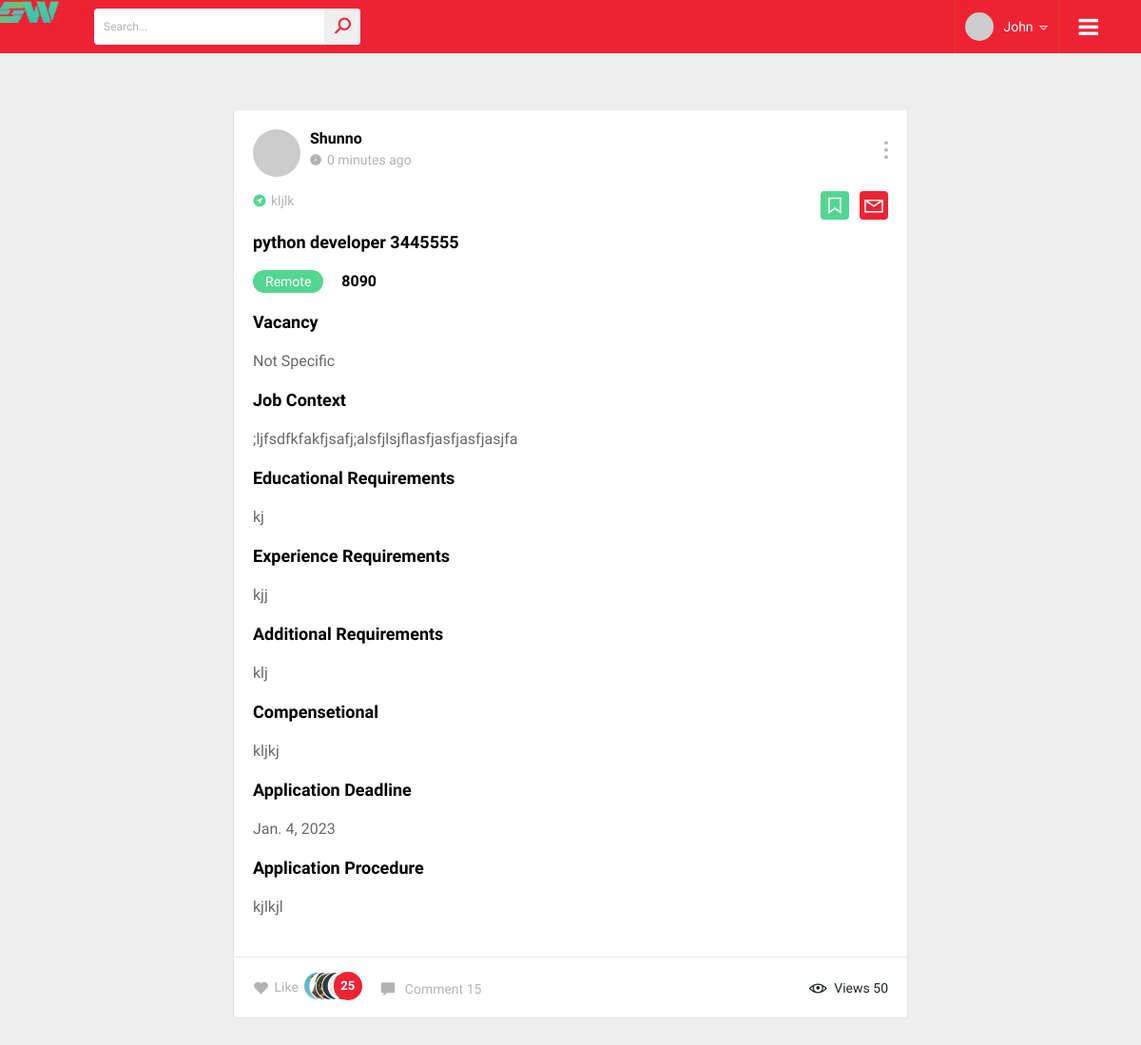
The page /job/python-developer-34444000-rmbw/ on the database as committed earlier.
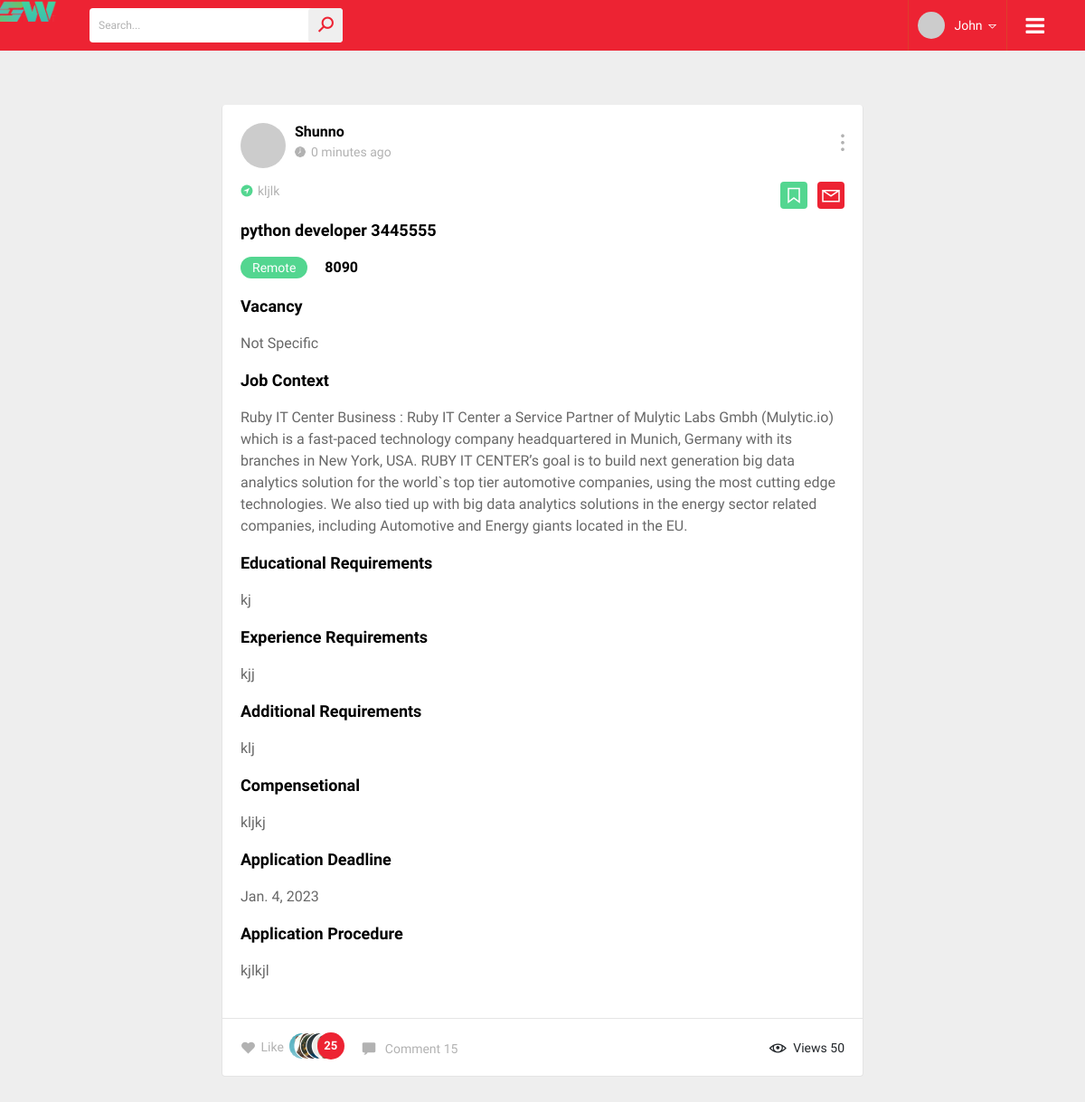
The same page on the database as committed later.
### Job/models.py (models this page shows, shortened)
class Job(models.Model):
    company               = models.ForeignKey(Company, on_delete=models.CASCADE, null=True, blank=True)
    position              = models.CharField(max_length=120)
    vacancy               = models.IntegerField(null=True, blank=True)
    job_context 	      = models.TextField(null=True, blank=True)#richtextfield
    job_responsibility    = models.TextField(null=True, blank=True)#richtextfield
    employment_status     = models.CharField(max_length=1, choices=EMPLOYMENT_STATUS_CHOICES, null=True, blank=True)
    educational_req       = models.TextField(null=True, blank=True)#richtextfield
    experience_req        = models.TextField(null=True, blank=True)#richtextfield
    additional_req        = models.TextField(null=True, blank=True)#richtextfield
    job_location          = models.CharField(max_length=150, null=True, blank=True)
    salaray               = models.IntegerField(null=True, blank=True)
    compensation          = models.TextField(null=True, blank=True)
    application_deadline  = models.DateField(auto_now=False, auto_now_add=False, null=True, blank=True)
    application_procedure = models.TextField(null=True, blank=True)
    publish_on     	 	  = models.DateTimeField(auto_now=True, auto_now_add=False)
    draft                 = models.BooleanField(default=False)
    slug                  = models.SlugField(unique=True, null=True, blank=True)
    category              = models.ForeignKey(Category, on_delete=models.CASCADE, null=True, blank=True)
    count                 = models.IntegerField(default=0)
    objects = JobPostManager()
    class Meta:
        ordering = ["-publish_on"]

### Company/models.py (models this page shows)
class Company(models.Model):
    user                   = models.OneToOneField(User, on_delete=models.CASCADE)
    slug                   = models.SlugField(unique=True, null=True, blank=True)
    company_name           = models.CharField(max_length=120)
    company_title          = models.CharField(max_length=120, null=True, blank=True)
    company_profile_image  = models.ImageField(upload_to=upload_location, null=True, blank=True)
    company_info           = models.TextField(null=True, blank=True)
    company_email          = models.EmailField()
    company_country        = models.CharField(max_length=20)
    company_address        = models.ForeignKey(Address, on_delete=models.CASCADE, null=True, blank=True)
    company_web_link       = models.URLField(max_length=200, null=True, blank=True)
    company_ratting        = models.DecimalField(max_digits=2, decimal_places=2, null=True, blank=True)
    company_review         = models.CharField(max_length=150, null=True, blank=True)
    profile_created        = models.DateTimeField(auto_now=True, auto_now_add=False)
    is_company             = models.BooleanField(default=True)
    def __str__(self):
        return str(self.user)
    class Meta:
        ordering = ["-profile_created"]

### Job/views.py (the view)
# urls.py: path('job/<slug:slug>/', job_details, name='job_details'),
def job_details(request, slug=None):
	instance = get_object_or_404(Job, slug=slug)
	print(instance.company)
	instance.count=instance.count+1
	print(instance.count)
	instance.save()
	if instance.salaray == None:
		instance.salaray = "negotiable"
	if instance.employment_status =="f":
		instance.employment_status = "Full Time"
	elif instance.employment_status =="p":
		instance.employment_status = "Part Time"
	elif instance.employment_status =="r":
		instance.employment_status = "Remote"
	obj_id = instance.id
	context = {
		"instance": instance,
	}
	return render(request, "job/job_details.html", context)

### Job/models.py (called while the page is built)
def pre_save_job_receiver(sender, instance, *args, **kwargs):
    if not instance.slug:
        instance.slug = unique_slug_generator(instance)

    def get_queryset(self, *args, **kwargs):
        return JobPostQuerySet(self.model, using=self._db)

### templates/job/job_details.html (shortened to what this page needs)
{% extends "base.html" %}
{% load staticfiles %}
{% load markdown_deux_tags %}
{% block content %}
<main>
	<div class="main-section">
		<div class="container">
			<div class="main-section-data">
				<div class="row">
					<div class="col-lg-2">
					</div>
					<div class="col-lg-8">
						<div class="main-ws-sec">
							<div class="posts-section">
								<div class="post-bar">
									<div class="post_topbar">
										<div class="usy-dt">
											<img src="http://via.placeholder.com/50x50" alt="">
											<div class="usy-name">
												<h3>{{instance.company}}</h3>
												<span><img src="images/clock.png" alt="">{{instance.publish_on|timesince}} ago</span>
											</div>
										</div>
										<div class="ed-opts">
											<a href="#" title="" class="ed-opts-open"><i class="la la-ellipsis-v"></i></a>
										</div>
									</div>
									<div class="epi-sec">
										<ul class="descp">
											<li><img src="images/icon9.png" alt=""><span>{% if instance.job_location %}{{instance.job_location}}{% endif %}</span></li>
										</ul>
										<ul class="bk-links">
											<li><a href="#" title=""><i class="la la-bookmark"></i></a></li>
											<li><a href="#" title=""><i class="la la-envelope"></i></a></li>
										</ul>
									</div>
									<div class="job_descp">
										<h3>{{instance.position}}</h3>
										<ul class="job-dt">
											<li><a href="#" title="">{{instance.employment_status}}</a></li>
											<li><span>{{instance.salaray}}</span></li>
										</ul>
										{% if instance.vacancy %}{%else%}
										<h3>Vacancy</h3>
										<p>Not Specific</p>
										{% endif %}
										{% if instance.job_context %}
										<h3>Job Context</h3>
										<p>{{instance.job_context|markdown}}</p>
										{% endif %}
										{% if instance.educational_req %}
										<h3>Educational Requirements</h3>
										<p>{{instance.educational_req|markdown}}</p>
										{% endif %}
										{% if instance.experience_req %}
										<h3>Experience Requirements</h3>
										<p>{{instance.experience_req|markdown}}</p>
										{% endif %}
										{% if instance.additional_req %}
										<h3>Additional Requirements</h3>
										<p>{{instance.additional_req|markdown}}</p>
										{% endif %}
										{% if instance.compensation %}
										<h3>Compensetional</h3>
										<p>{{instance.compensation|markdown}}</p>
										{% endif %}
										{% if instance.application_deadline %}
										<h3>Application Deadline</h3>
										<p>{{instance.application_deadline}}</p>
										{% endif %}
										{% if instance.application_procedure %}
										<h3>Application Procedure</h3>
										<p>{{instance.application_procedure|markdown}}</p>
										{% endif %}
									</div>
									<div class="job-status-bar">
										<ul class="like-com">
											<li>
												<a href="#"><i class="la la-heart"></i> Like</a>
												<img src="images/liked-img.png" alt="">
												<span>25</span>
											</li>
											<li><a href="#" title="" class="com"><img src="images/com.png" alt=""> Comment 15</a></li>
										</ul>
										<a><i class="la la-eye"></i>Views 50</a>
									</div>
								</div>
							</div>
						</div>
					</div>
				</div>
			</div>
		</div>
	</div>
</main>
{% endblock content %}

Rows that differ between the two databases and show on the page:
changed Job "python developer 3445555": job_context ";ljfsdfkfakfjsafj;alsfjlsjflasfjasfjasfjasjfa" → "Ruby IT Center Business : Ruby IT Center a Service Partner of Mulytic Labs Gmbh (Mulytic.io) which is a fast-paced technology company headquartered in Munich, Germany with its branches in New York, USA. RUBY IT CENTER’s goal is to build next generation big data analytics solution for the world`s top tier automotive companies, using the most cutting edge technologies. We also tied up with big data analytics solutions in the energy sector related companies, including Automotive and Energy giants located in the EU."
